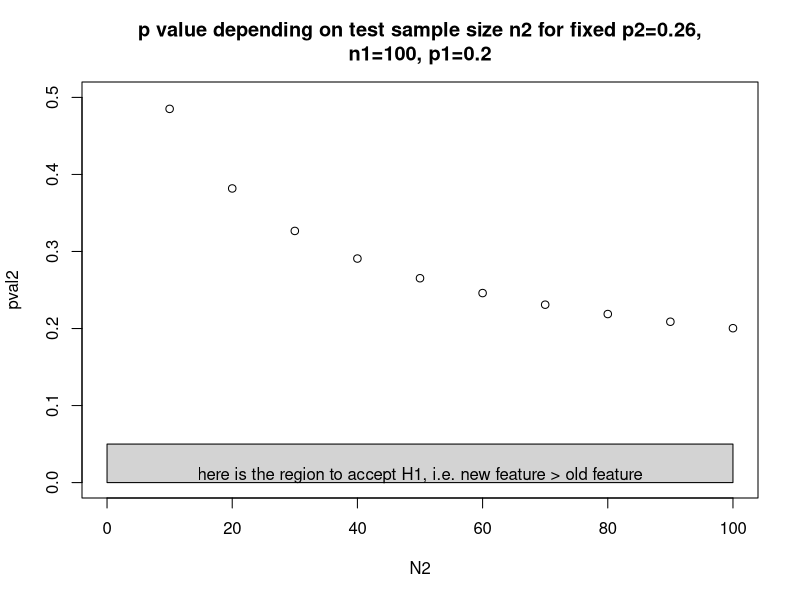
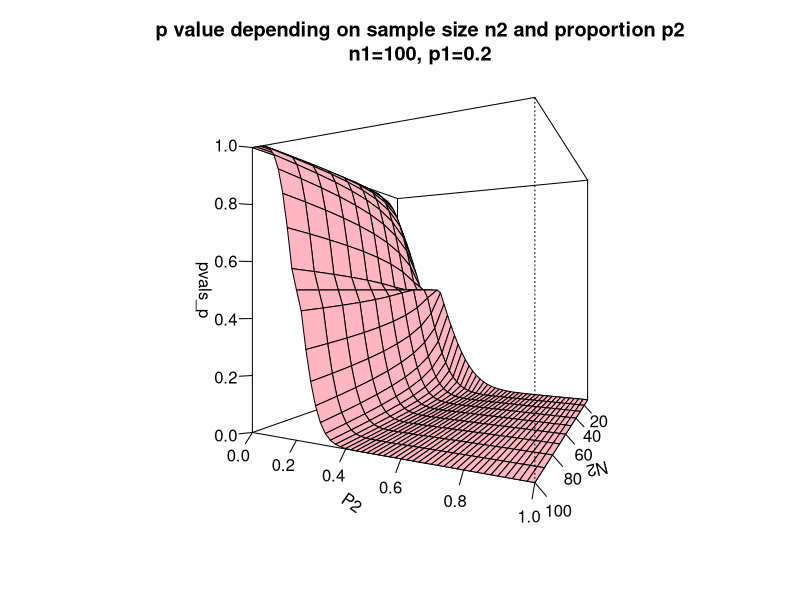
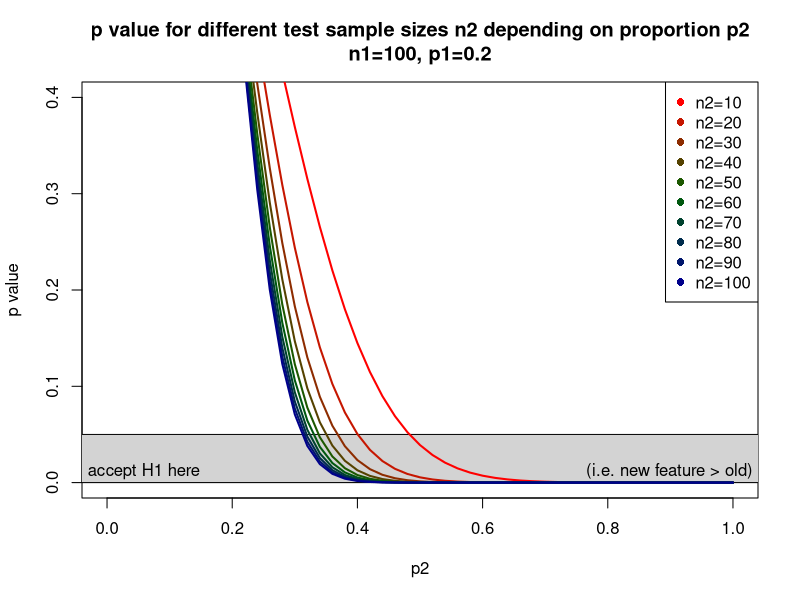

The R source for these figures, in order:
# A/B testing
# do more people click on new feature compared to old feature?

n1 <- 100   # people who where tested with old feature
n2 <- 50    # people who "saw" new feature

p1 <- 0.2   # proportion of clicks with old feature
p2 <- 0.26  # proportion of clicks with new feature
p1*n1 # 20  # nb of clicks for old feature
p2*n2 # 13  # nb of clicks for new feature

alpha <- 0.05


getPValue <- function (n1,n2,p1,p2) {
  # H0: p1 >= p2  &   H1: p1 < p2
  # accept H1 if pval < alpha (i.e. new feature is better than old one) 
  res <- prop.test(x=c(p1*n1, p2*n2),n=c(n1,n2), alternative="less")
  return(res$p.value)
}


getPValue(n1,n2,p1,p2)
# we accept H0: p1 >= p2, i.e. old feature is better than new feature 
# (having tested 50 people for new feature and only 13 clicked)


# different situations for n2 and p2
getPValue(100,100,.20,.26) # "H0"
getPValue(100,100,.20,.32) # "H1"
getPValue(100,50,.20,.32) # "H0"



#### How is the p value dependent on the test sample size and test proportion?
#### (test refers to new feature)

# analyse dependency on n2 for fixed p2 proportion
N2 <- seq(10, n1, by=10)
pval2 <- sapply(N2, getPValue, n1=n1, p1=p1, p2=p2)
xlim <- c(0,max(N2))
plot(N2, pval2, xlim=xlim, ylim=c(0,0.5),
     main=paste("p value depending on test sample size n2 for fixed p2=",p2,",\nn1=",n1,", p1=",p1,sep=""))
rect(0,0,max(N2),alpha, col='lightgrey')
mtext('here is the region to accept H1, i.e. new feature > old feature',side=1,line=-1.7)


# analyse dependency with variable n2 and p2
P2 <- seq(0,1,by=0.02)

# calculate p values for different values of n2 and p2
pvals_p <- matrix(,nrow=length(N2),ncol=length(P2))
for (i in 1:length(N2)) {
  for (j in 1:length(P2)) {
    pvals_p[i,j] <- getPValue(n1=100,N2[i],p1,P2[j])
  }
}

# 3d plot of p value depending on both n2 and p2
persp(N2, P2, pvals_p, theta=115, phi=0, ticktype="detailed", col="light pink",
      main=paste("p value depending on sample size n2 and proportion p2\nn1=",n1,", p1=",p1,sep=""),
      zlim=c(0,1), nticks=5) 


# multi line plot of p value depending on p2 (for different values for n2)
plot(P2, pvals_p[1,], ylim=c(0,0.4), t='n', xlab="p2", ylab="p value",
     main=paste("p value for different test sample sizes n2 depending on proportion p2\nn1=",n1,", p1=",p1,sep=""))
rect(-.2,0,max(N2),alpha, col='lightgrey')
mtext('accept H1 here',side=1,line=-1.9,adj=0.01)
mtext('(i.e. new feature > old)',side=1,line=-1.9,adj=0.99)
rbPal <- colorRampPalette(c('red','darkgreen','darkblue'))
b <- rbPal(length(N2))[1:length(N2)]
l <- sapply(1:length(N2), FUN=function(x){ lines(P2, pvals_p[x,],col=b[x], lwd=2) })
legend('topright',paste("n2=",N2,sep=""),col=rbPal(length(N2)),pch=16)

# --> of 20 test cases we would need a success rate of 0.4 to accept the new feature
#     i.e. 8 of 20 would need to click

# What is the necessary click rate for n2=100? 
P2[which(pvals_p[which(N2==100),] < alpha)[1]]
# of 100 test cases we would need a success rate of 0.32 to accept the new feature
# i.e. 32 of 100 would need to click


# get for each test sample size the success rate that would be needed to accept
# the new feature:
p2_min <- apply(pvals_p, MARGIN=1, FUN=function(x){ P2[which(x < alpha)[1]] })
cbind(N2,p2_min)


